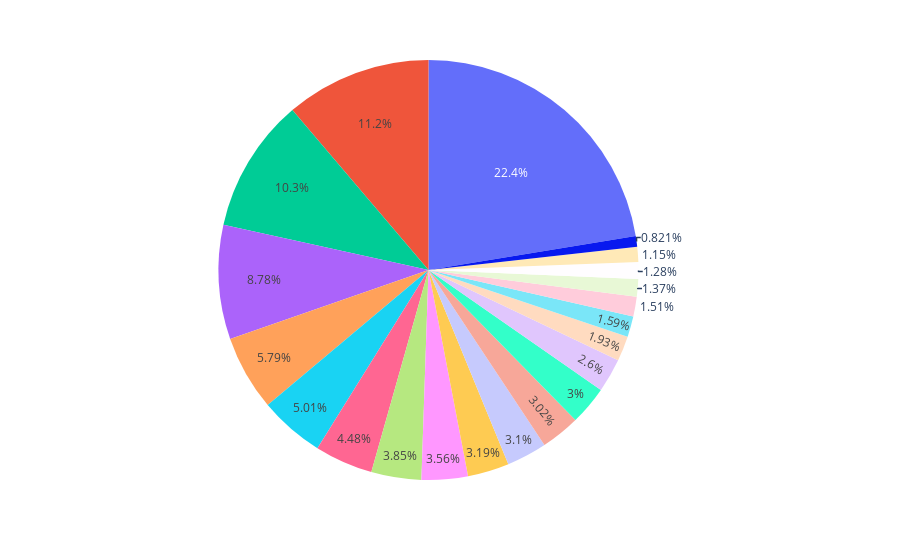

The code cell stored with this chart in its notebook:
### Code cell
dados = dataSetor.groupby('setor')['funcionários'].sum()
fig = px.pie(values=dados.values,labels=dados.index.values)
fig.show()

### Figure 1 — Plotly figure (JSON) as saved in the notebook; plotly's stock layout.template omitted (floating-point values rounded to 4 significant figures)
{"data": [{"domain": {"x": [0, 1], "y": [0, 1]}, "hovertemplate": "value=%{value}<extra></extra>", "legendgroup": "", "name": "", "showlegend": false, "type": "pie", "values": [7732717, 2119897, 8003821, 3527178, 7806411, 2976879, 28982446, 11567085, 9194266, 22670724, 14944879, 4110744, 9937615, 3899012, 3299604, 8224145, 57879321, 26642366, 6719065, 12935520, 4973951]}], "layout": {"legend": {"tracegroupgap": 0}, "margin": {"t": 60}}}
